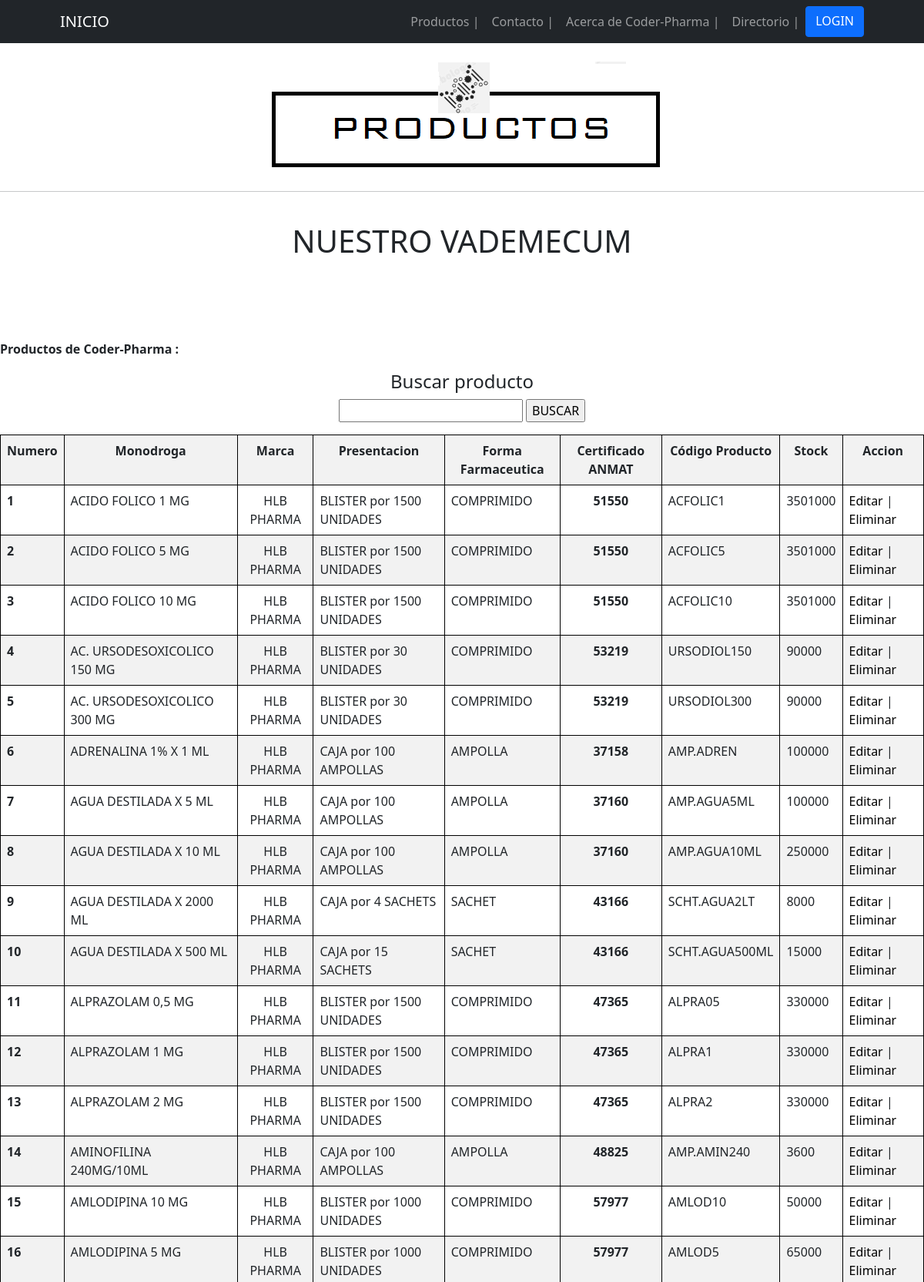
The page /App-Drogueria/Productos (upper part) on the database its author committed.
### App_DROGUERIA/models.py (models this page shows, shortened)
class PRODUCTO(models.Model):
    monodroga = models.CharField(max_length=50)
    marca = models.CharField(max_length=50) # Del laboratorio productor - Ej. Rivero, Drawer, Klonal, Bayer, Bago, etc.
    presentacion = models.CharField(max_length=50) # Presentacion de la caja/BLISTER - Ej.: BLISTER x 15 Comp / CAJA x 100 Ampollas
    formFarmaceutica = models.CharField(max_length=50) # Comprimido, Capsula, Sachet, Ampolla, Frasco Ampolla, etc.
    certificado = models.IntegerField() # ANMAT
    codigoProducto = models.CharField(max_length=50)
    stock = models.IntegerField()
    class meta():
        ordering = ('-monodroga',)

### App_DROGUERIA/views.py (the view)
# urls.py: path('Productos', Productos, name = "02_Productos"),
def Productos(request):
    productos = PRODUCTO.objects.all()
    return render(request,"02 - Productos.html", {"Vademecum": productos})

### App_DROGUERIA/Templates/02 - Productos.html (shortened to what this page needs)
{% extends '00 - ORIGEN (b).html' %}
{% load static %}
{% block blockname %}
</head>
    <body>
        <br>
        <p class="text-center"><img class="img-fluid rounded mb-5 mb-lg-0" src="http://127.0.0.1:8000/media/imagenes/Productos.png" alt="..." /></p>
        <hr>
        <br>
        <h1 class="text-center">NUESTRO VADEMECUM</h1>
        <br>
        <br>
        <br>
        <br>
        <p><b> Productos de Coder-Pharma : </b></p>
    <center>
        <h4 class="text-center"> Buscar producto </h4>
        <form action="{% url '02_BuscarProducto' %}" method="GET"> {% csrf_token %}
        <p><input type="text" name="monodroga">
        <input type="submit" value="BUSCAR">
        </p>
        </form>
        <table class="table table-striped" >
            <tr>
                <th class="text-center">Numero</th>
                <th class="text-center">Monodroga</th>
                <th class="text-center">Marca</th>
                <th class="text-center">Presentacion</th>
                <th class="text-center">Forma Farmaceutica</th>
                <th class="text-center">Certificado ANMAT</th>
                <th class="text-center">Código Producto</th>
                <th class="text-center">Stock</th>
                <th class="text-center">Accion</th>
            </tr>
                {% for productos in Vademecum %}
            <tr>
                <th scope="row">{{forloop.counter}}</th>
                <td>{{productos.monodroga}}</td>
                <td class="text-center">{{productos.marca}}</td>
                <td>{{productos.presentacion}}</td>
                <td>{{productos.formFarmaceutica}}</td>
                <td class="text-center"><b>{{productos.certificado}}</b></td>
                <td>{{productos.codigoProducto}}</td>
                <td>{{productos.stock}}</td>
                <td>
                    <a style="color: black; text-decoration: none" href="{% url '02_EditaProducto' productos.id %}">Editar</a> |
                    <a style="color: black; text-decoration: none" href="{% url '02_EliminaProducto' productos.id %}">Eliminar</a>
                </td>
            </tr>
                {% endfor %}
        </table>
    </center>
    <br>
    <br>
    <br>
    <br>
    </body>
</html>
{% endblock blockname %}

### App_DROGUERIA/Templates/00 - ORIGEN (b).html (style rules this page uses)
table, th, td { border: 1px solid black; }

### rows shown on the page
PRODUCTO: monodroga "ACIDO FOLICO 1 MG", marca "HLB PHARMA", presentacion "BLISTER por 1500 UNIDADES", formFarmaceutica "COMPRIMIDO", certificado "51550", codigoProducto "ACFOLIC1", stock "3501000"
PRODUCTO: monodroga "ACIDO FOLICO 5 MG", marca "HLB PHARMA", presentacion "BLISTER por 1500 UNIDADES", formFarmaceutica "COMPRIMIDO", certificado "51550", codigoProducto "ACFOLIC5", stock "3501000"
PRODUCTO: monodroga "ACIDO FOLICO 10 MG", marca "HLB PHARMA", presentacion "BLISTER por 1500 UNIDADES", formFarmaceutica "COMPRIMIDO", certificado "51550", codigoProducto "ACFOLIC10", stock "3501000"
PRODUCTO: monodroga "AC. URSODESOXICOLICO 150 MG", marca "HLB PHARMA", presentacion "BLISTER por 30 UNIDADES", formFarmaceutica "COMPRIMIDO", certificado "53219", codigoProducto "URSODIOL150", stock "90000"
PRODUCTO: monodroga "AC. URSODESOXICOLICO 300 MG", marca "HLB PHARMA", presentacion "BLISTER por 30 UNIDADES", formFarmaceutica "COMPRIMIDO", certificado "53219", codigoProducto "URSODIOL300", stock "90000"
PRODUCTO: monodroga "ADRENALINA 1% X 1 ML", marca "HLB PHARMA", presentacion "CAJA por 100 AMPOLLAS", formFarmaceutica "AMPOLLA", certificado "37158", codigoProducto "AMP.ADREN", stock "100000"
PRODUCTO: monodroga "AGUA DESTILADA X 5 ML", marca "HLB PHARMA", presentacion "CAJA por 100 AMPOLLAS", formFarmaceutica "AMPOLLA", certificado "37160", codigoProducto "AMP.AGUA5ML", stock "100000"
PRODUCTO: monodroga "AGUA DESTILADA X 10 ML", marca "HLB PHARMA", presentacion "CAJA por 100 AMPOLLAS", formFarmaceutica "AMPOLLA", certificado "37160", codigoProducto "AMP.AGUA10ML", stock "250000"
PRODUCTO: monodroga "AGUA DESTILADA X 2000 ML", marca "HLB PHARMA", presentacion "CAJA por 4 SACHETS", formFarmaceutica "SACHET", certificado "43166", codigoProducto "SCHT.AGUA2LT", stock "8000"
PRODUCTO: monodroga "AGUA DESTILADA X 500 ML", marca "HLB PHARMA", presentacion "CAJA por 15 SACHETS", formFarmaceutica "SACHET", certificado "43166", codigoProducto "SCHT.AGUA500ML", stock "15000"
PRODUCTO: monodroga "ALPRAZOLAM 0,5 MG", marca "HLB PHARMA", presentacion "BLISTER por 1500 UNIDADES", formFarmaceutica "COMPRIMIDO", certificado "47365", codigoProducto "ALPRA05", stock "330000"
PRODUCTO: monodroga "ALPRAZOLAM 1 MG", marca "HLB PHARMA", presentacion "BLISTER por 1500 UNIDADES", formFarmaceutica "COMPRIMIDO", certificado "47365", codigoProducto "ALPRA1", stock "330000"
PRODUCTO: monodroga "ALPRAZOLAM 2 MG", marca "HLB PHARMA", presentacion "BLISTER por 1500 UNIDADES", formFarmaceutica "COMPRIMIDO", certificado "47365", codigoProducto "ALPRA2", stock "330000"
PRODUCTO: monodroga "AMINOFILINA 240MG/10ML", marca "HLB PHARMA", presentacion "CAJA por 100 AMPOLLAS", formFarmaceutica "AMPOLLA", certificado "48825", codigoProducto "AMP.AMIN240", stock "3600"
PRODUCTO: monodroga "AMLODIPINA 10 MG", marca "HLB PHARMA", presentacion "BLISTER por 1000 UNIDADES", formFarmaceutica "COMPRIMIDO", certificado "57977", codigoProducto "AMLOD10", stock "50000"
PRODUCTO: monodroga "AMLODIPINA 5 MG", marca "HLB PHARMA", presentacion "BLISTER por 1000 UNIDADES", formFarmaceutica "COMPRIMIDO", certificado "57977", codigoProducto "AMLOD5", stock "65000"
